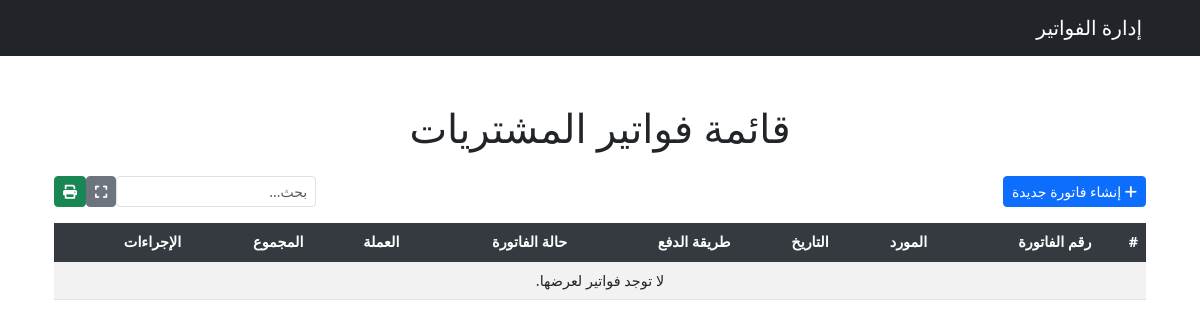
Before: /invoice/purchase/ with the older database file.
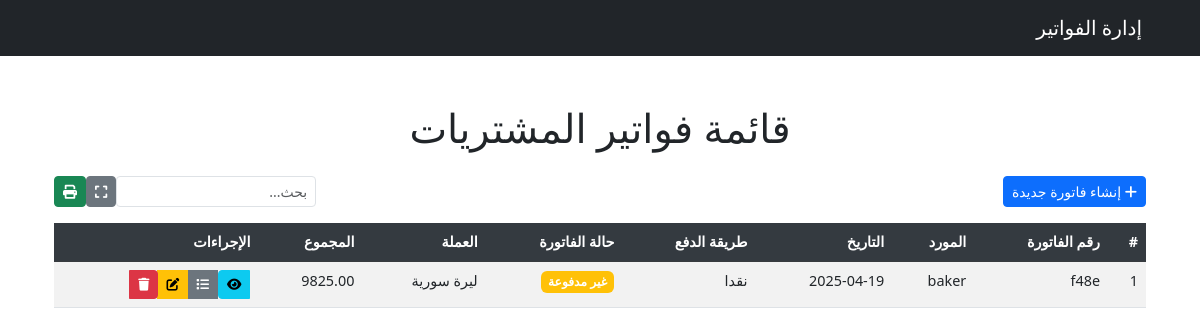
After: the same page with the newer database file.
### invoice/models.py (models this page shows, shortened)
class Purchase(models.Model):
    date = models.DateField(verbose_name='التاريخ', editable=True)
    supplier = models.ForeignKey(User, on_delete=models.SET_NULL, null=True, blank=True, verbose_name=_("المورد"))
    supplier_phone = models.CharField(max_length=20, blank=True, null=True, verbose_name=_("رقم الهاتف"))
    purchase_address = models.TextField(blank=True, null=True, verbose_name=_("العنوان"))
    receiving_method = models.CharField(max_length=255, blank=True, null=True, verbose_name=_("طريقة الاستلام"))
    receiving_number = models.CharField(max_length=255, blank=True, null=True, verbose_name=_("رقم الاستلام"))
    payment_method = models.ForeignKey('Payment_method', on_delete=models.SET_NULL, null=True, blank=True, verbose_name=_("طريقة الدفع"))
    notes = models.TextField(blank=True, null=True, verbose_name=_("ملاحظات"))
    currency = models.ForeignKey('Currency', on_delete=models.SET_NULL, null=True, blank=True, verbose_name=_("العملة"))
    purchase_date = models.DateField(blank=True, null=True, verbose_name=_("تاريخ الشراء"))
    purchase_type = models.CharField(max_length=100, blank=True, null=True, verbose_name=_("نوع الشراء"))
    status = models.ForeignKey('Status', on_delete=models.SET_NULL, null=True, blank=True, verbose_name=_("حالة الفاتورة"))
    due_date = models.DateField(blank=True, null=True, verbose_name=_("تاريخ الاستحقاق"))
    total_amount = models.DecimalField(max_digits=12, decimal_places=2, default=0.0, verbose_name=_("المجموع الكلي"))
    global_discount = models.DecimalField(max_digits=12, decimal_places=2, default=0, verbose_name=_("الخصم العام"))
    global_addition = models.DecimalField(max_digits=12, decimal_places=2, default=0, verbose_name=_("الإضافة العامة"))
    global_tax = models.DecimalField(max_digits=5, decimal_places=2, default=0, verbose_name=_("الضريبة العامة (%)"))
    uniqueId = models.CharField(null=True, blank=True, max_length=100, verbose_name=_("الرقم المسلسل"))
    slug = models.SlugField(max_length=225, unique=True, blank=True, null=True)
    date_created = models.DateTimeField(blank=True, null=True)
    last_updated = models.DateTimeField(blank=True, null=True)
    class Meta:
        verbose_name = _("فاتورة شراء")
        verbose_name_plural = _("فواتير الشراء")
    @property
    def subtotal(self):
        return sum(item.total for item in self.items.all()) if hasattr(self, 'items') else 0
    @property
    def taxable_amount(self):
        return self.subtotal
    @property
    def tax_amount(self):
        return (self.taxable_amount * (self.global_tax / 100)) if self.global_tax else 0
    @property
    def after_tax(self):
        return self.taxable_amount + self.tax_amount
    @property
    def final_total(self):
        return self.after_tax + (self.global_addition or 0) - (self.global_discount or 0)

class Payment_method(models.Model):
    payment_method_name = models.CharField(max_length=255, blank=True, verbose_name=_("طريقة الدفع"))
    payment_method_notes = models.TextField(blank=True, verbose_name=_("البيان"))
    uniqueId = models.UUIDField(default=uuid4, editable=False, unique=True, verbose_name=_("الرقم المسلسل"))
    slug = models.SlugField(max_length=225, unique=True, blank=True, null=True)
    date_created = models.DateTimeField(auto_now_add=True)
    last_updated = models.DateTimeField(auto_now=True)
    class Meta:
        verbose_name = _('طريقة الدفع')
        verbose_name_plural = _('طرق الدفع')

class Status(models.Model):
    status_types = models.CharField(max_length=255, verbose_name=_("حالة الفاتورة"))
    status_description = models.TextField(blank=True, null=True, verbose_name=_("الوصف"))
    uniqueId = models.UUIDField(default=uuid4, editable=False, unique=True, verbose_name=_("الرقم المسلسل"))
    slug = models.SlugField(max_length=225, unique=True, blank=True, null=True)
    date_created = models.DateTimeField(auto_now_add=True)
    last_updated = models.DateTimeField(auto_now=True)
    class Meta:
        verbose_name = _('حالة الفاتورة')
        verbose_name_plural = _('حالات الفواتير')

class Currency(models.Model):
    currency_name = models.CharField(max_length=100, verbose_name=_("العملة"))
    description = models.TextField(blank=True, null=True, verbose_name=_("البيان"))
    class Meta:
        verbose_name = _('العملة')
        verbose_name_plural = _('العملات')

class PurchaseItem(models.Model):
    purchase = models.ForeignKey('Purchase', on_delete=models.CASCADE, related_name='items', verbose_name=_("فاتورة الشراء"))
    item_name = models.CharField(max_length=255, verbose_name=_("اسم الصنف"))
    quantity = models.PositiveIntegerField(verbose_name=_("الكمية"))
    unit_price = models.DecimalField(max_digits=10, decimal_places=2, verbose_name=_("سعر الوحدة"))
    total = models.DecimalField(max_digits=10, decimal_places=2, default=0.0, verbose_name=_("المجموع"))
    barcodes = models.ManyToManyField('Barcode', through='PurchaseItemBarcode', verbose_name=_("الباركودات"))
    class Meta:
        verbose_name = _('عنصر فاتورة الشراء')
        verbose_name_plural = _('عناصر فواتير الشراء')

### invoice/views.py (the view)
# urls.py: path('purchase/', PurchaseListView.as_view(), name='purchase_list'),
class PurchaseListView(ListView):
    model = Purchase
    template_name = 'purchase/purchase_list.html'
    context_object_name = 'purchases'
    paginate_by = 4
    def get_queryset(self):
        return Purchase.objects.select_related(
            'supplier',
            'payment_method',
            'currency',
            'status'
        ).prefetch_related(
            Prefetch(
                'items',
                queryset=PurchaseItem.objects.prefetch_related(
                    Prefetch(
                        'purchaseitembarcode_set',
                        queryset=PurchaseItemBarcode.objects.select_related('barcode'),
                        to_attr='all_barcodes'
                    )
                )
            )
        ).order_by('-date_created')
    def get_context_data(self, **kwargs):
        context = super().get_context_data(**kwargs)
        context['total_amount'] = Purchase.objects.aggregate(
            Sum('total_amount')
        )['total_amount__sum'] or 0
        current_page_purchases = context['purchases']
        context['page_total'] = sum(
            purchase.total_amount for purchase in current_page_purchases
        ) if current_page_purchases else 0
        return context

### templates/purchase/purchase_list.html (shortened to what the changed rows need)
{% extends 'base.html' %}
{% block content %}
<div class="container-fluid mt-5">
    <h1 class="mb-4 text-center">قائمة فواتير المشتريات</h1>
    <div class="table-responsive">
        <table class="table table-striped table-hover" id="purchasesTable">
            <thead class="table-dark">
                <tr>
                    <th>#</th>
                    <th>رقم الفاتورة</th>
                    <th>المورد</th>
                    <th>التاريخ</th>
                    <th>طريقة الدفع</th>
                    <th>حالة الفاتورة</th>
                    <th>العملة</th>
                    <th>المجموع</th>
                    <th>الإجراءات</th>
                </tr>
            </thead>
            <tbody>
                {% for purchase in purchases %}
                <tr data-purchase-id="{{ purchase.id }}" class="purchase-row">
                    <td>{{ forloop.counter }}</td>
                    <td>
                        <span class="copy-invoice" data-invoice="{{ purchase.uniqueId }}" title="نسخ رقم الفاتورة">
                            {{ purchase.uniqueId }}
                        </span>
                    </td>
                    <td>{{ purchase.supplier.username }}</td>
                    <td>{{ purchase.date_created|date:"Y-m-d" }}</td>
                    <td>{{ purchase.payment_method.payment_method_name }}</td>
                    <td>
                        <span class="badge {% if purchase.status.status_types == 'مدفوعة' %}bg-success{% else %}bg-warning{% endif %}">
                            {{ purchase.status.status_types|default:"غير مدفوعة" }}
                        </span>
                    </td>
                    <td>{{ purchase.currency.currency_name }}</td>
                    <td>{{ purchase.final_total|floatformat:2 }}</td>
                    <td>
                        <div class="btn-group" role="group">
                            <a href="{% url 'purchase_detail' purchase.pk %}" class="btn btn-sm btn-info" title="عرض التفاصيل">
                                <i class="fas fa-eye"></i>
                            </a>
                            <button type="button" class="btn btn-sm btn-secondary toggle-details" data-purchase-id="{{ purchase.id }}" title="عرض التفاصيل السريعة">
                                <i class="fas fa-list"></i>
                            </button>
                            <a href="{% url 'purchase_update' purchase.pk %}" class="btn btn-sm btn-warning" title="تعديل">
                                <i class="fas fa-edit"></i>
                            </a>
                            <a href="{% url 'purchase_delete' purchase.pk %}" class="btn btn-sm btn-danger btn-delete" title="حذف">
                                <i class="fas fa-trash"></i>
                            </a>
                        </div>
                    </td>
                </tr>
                {% empty %}
                <tr>
                    <td colspan="9" class="text-center">لا توجد فواتير لعرضها.</td>
                </tr>
                {% endfor %}
            </tbody>
        </table>
    </div>
</div>
<link rel="stylesheet" href="https://cdnjs.cloudflare.com/ajax/libs/font-awesome/6.0.0/css/all.min.css">
<link rel="stylesheet" href="https://cdn.jsdelivr.net/npm/toastify-js/src/toastify.min.css">
<link rel="stylesheet" href="https://cdn.jsdelivr.net/npm/sweetalert2@11/dist/sweetalert2.min.css">
{% endblock %}

Changed rows visible on the page:
added Purchase: uniqueId "f48e", supplier.username "baker", date_created "2025-04-19", payment_method.payment_method_name "نقدا", status.status_types "غير مدفوعة", currency.currency_name "ليرة سورية", final_total "9825.00"
Other visible differences:
text no longer shown: "لا توجد فواتير لعرضها."
